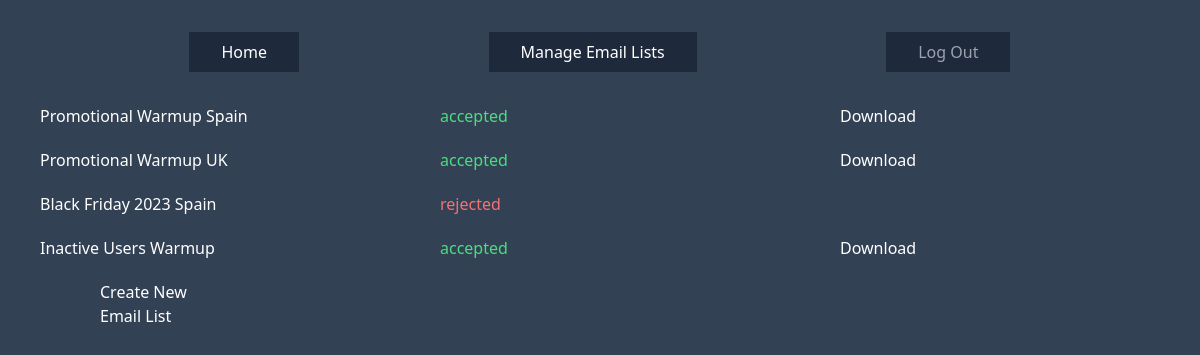
The app's page /manage-email-lists/ (signed in), older data.
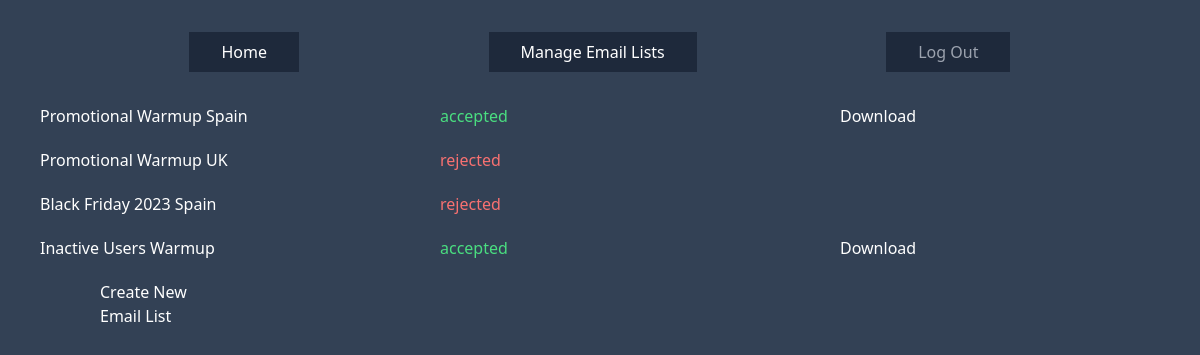
The same page, newer data.
### managers/models.py (models this page shows, shortened)
class ManagerActions(models.Model):
    created = models.DateTimeField(auto_now_add=True)
    last_modified = models.DateTimeField(auto_now = True)
    action_type = models.CharField(max_length=100)
    action_details = models.ForeignKey(EmailListRequest, on_delete=models.CASCADE, related_name="action_details", null=True, blank=True)
    STATUS_CHOICES = (
    ('accepted', 'accepted'),
    ('rejected', 'rejected'),
    )
    status = models.CharField(max_length=20, choices=STATUS_CHOICES, null=True, blank=True)
    comment = models.TextField(null=True, blank=True)

### senders/models.py (models this page shows, shortened)
class EmailListRequest(models.Model):
    created = models.DateTimeField(auto_now_add=True)
    last_modified = models.DateTimeField(auto_now = True)
    sender = models.ForeignKey(CustomUser, on_delete=models.CASCADE, related_name="sender_emaillist_requests")
    name = models.CharField(max_length=100)
    sender_addresses = models.CharField(max_length=1000)
    gmail_count = models.PositiveSmallIntegerField(default=0)
    google_workspace_count = models.PositiveSmallIntegerField(default=0)
    microsoft_count = models.PositiveSmallIntegerField(default=0)
    msft_365_count = models.PositiveSmallIntegerField(default=0)
    yahoo_count = models.PositiveSmallIntegerField(default=0)
    other_count = models.PositiveSmallIntegerField(default=0)

### senders/views.py (the view)
# urls.py: path('manage-email-lists/', ManageEmailListsView.as_view(), name='s-manage-email-lists'),
class ManageEmailListsView(TemplateView):
    template_name = 'senders/manage-email-lists.html'
    def get_context_data(self, **kwargs):
        context = super().get_context_data(**kwargs)
        requested_email_lists = ManagerActions.objects.filter(
            action_type='emaillist-approval',
            action_details__sender=self.request.user
            )
        context['email_list_requests'] = requested_email_lists
        email_list_assignments = EmailListAssignment.objects.filter(
            email_list_request__sender=self.request.user
        )
        context['email_list_assignments'] = email_list_assignments
        return context

### templates/senders/manage-email-lists.html (shortened to what this page needs)
{% extends 'base.html' %}
{% block content %}
<div class="grid grid-cols-3 col-span-12">
    {% for email_list_request in email_list_requests %}
        <div class="px-10 pb-5 col-span-1">{{ email_list_request.action_details.name }}</div>
        {% if email_list_request.status == "accepted" %}
            <div class="px-10 pb-5 col-span-1 text-green-400">{{ email_list_request.status }}</div>
            <div class="px-10 pb-5 col-span-1"><a href="{% url 'download_email_list_assignments' email_list_request.id %}">Download</a></div>
        {% elif email_list_request.status == "rejected" %}
            <div class="px-10 pb-5 col-span-1 text-red-400">{{ email_list_request.status }}</div>
            <div class="px-10 pb-5 col-span-1"></div>
        {% else %}
            <div class="px-10 pb-5 col-span-1">{{ email_list_request.status }}</div>
            <div class="px-10 pb-5 col-span-1"></div>
        {% endif %}
    {% endfor %}
  </div>
  <br><br>
  <a href="{% url 's-create-new-email-list' %}">Create New Email List</a>
{% endblock content %}

Row changes from the older to the newer data that the page shows:
changed ManagerActions "Promotional Warmup UK": status "accepted" → "rejected"
